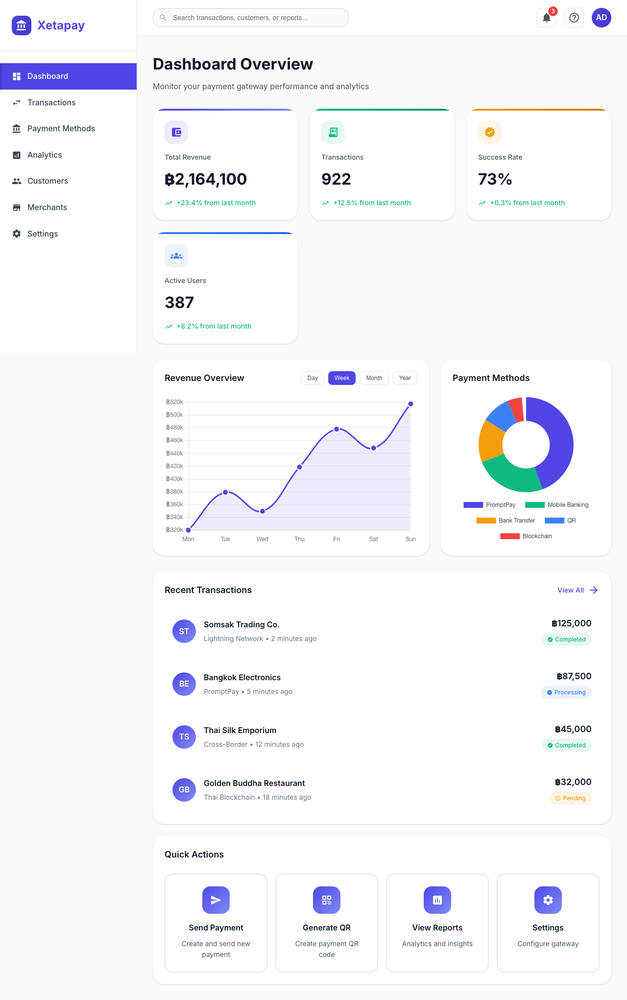
#> input picture surge-screenshot.png, 627 x 1000 px, shrunk from 1280 x 2042 before the run, given in place of media__1773127240289.png, which was not available
$ python slice_icons.py
#> lines starting #> are read from the running program, lines starting #| are printed output that depends on the picture; pictures that were not available may be replaced by others from this repository, and a replacement may not be noted
import os
import math
from PIL import Image

def blend_alpha(item):
    r, g, b, a = item
    if a == 0:
        return item

    # Calculate brightness
    brightness = (r + g + b) / 3.0

    if brightness > 250:
        return (255, 255, 255, 0)
    elif brightness > 200:
        # smooth transition to transparent for anti-aliased white edges
        alpha = int(max(0, 255 - ((brightness - 200) * (255.0 / 50.0))))
        return (r, g, b, alpha)
    else:
        return item

def process_icons():
    img_path = "/Users/stevejohn/.gemini/antigravity/brain/a7c2393b-8d7c-47ae-8f63-4d01a33ade32/media__1773127240289.png"
    out_dir = "/Users/stevejohn/XETAPAY_DEV/src/assets/icons"
    os.makedirs(out_dir, exist_ok=True)

    print(f"Loading {img_path}")
    img = Image.open(img_path).convert("RGBA")

    print("Processing background...")
    data = img.getdata()
    new_data = [blend_alpha(item) for item in data]
#> new_data = 627000 items
    img.putdata(new_data)

    print("Cropping icons...")
    # Rough bounding boxes to isolate each icon
    # (left, top, right, bottom)
    boxes = [
        ('logo-cube', (20, 20, 310, 310)),
        ('logo-text', (310, 80, 670, 220)),
        ('phone',     (670, 20, 930, 330)),

        ('chart',     (20, 320, 300, 540)),
        ('card',      (310, 320, 580, 540)),
        ('eye',       (630, 320, 920, 540)),

        ('coin',      (20, 540, 290, 770)),
        ('globe',     (320, 540, 560, 770)),
        ('shield',    (660, 540, 890, 770)),

        ('clock',     (20, 750, 290, 1000)),
        ('refresh',   (320, 750, 600, 1000)),
        ('user',      (650, 750, 890, 1000)),
    ]

    for name, box in boxes:
        cropped = img.crop(box)

        # Auto-crop the transparent borders
        bbox = cropped.getbbox()
        if bbox:
            cropped = cropped.crop(bbox)

        out_path = os.path.join(out_dir, f"{name}.png")
        cropped.save(out_path, "PNG")
        print(f"Saved {out_path}")
#> this loop made 12 passes
#> bbox on passes 1, 2, 4, 5, 7, 8, 10, 11: (0, 0, 290, 290), (0, 1, 303, 140), (116, 0, 280, 220), (0, 38, 270, 220), (131, 0, 270, 230), (0, 0, 240, 212), (131, 0, 270, 236), (0, 0, 280, 236)
#> pass 1, in process_icons, `cropped = img.crop(box)`:
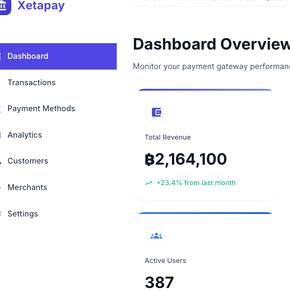
#> cropped: PIL image 290x290 RGBA; mean R, G, B, A 238.5, 239.1, 247.1, 26.6; transparent parts drawn white
#> pass 2, in process_icons, `cropped = img.crop(box)`:
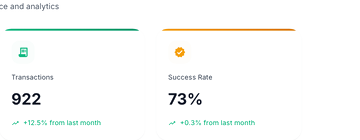
#> cropped: PIL image 360x140 RGBA; mean R, G, B, A 217.7, 219.2, 218, 12.7; transparent parts drawn white
#> pass 2, in process_icons, `cropped = cropped.crop(bbox)`:
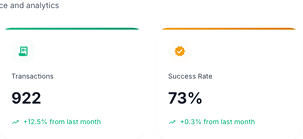
#> cropped: PIL image 303x139 RGBA; mean R, G, B, A 247.1, 248.9, 247.4, 15.2; transparent parts drawn white
#> after the loop: cropped: PIL image 240x250 RGBA; every value is 0

if __name__ == '__main__':
    process_icons()
